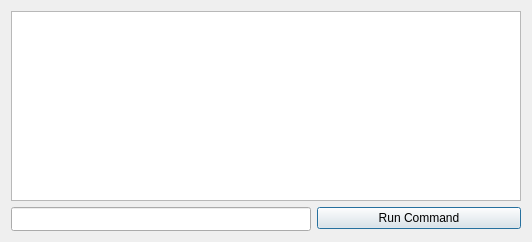
<?xml version="1.0" encoding="UTF-8"?>
<ui version="4.0">
 <class>GRICLI2</class>
 <widget class="QDialog" name="GRICLI2">
  <property name="geometry">
   <rect>
    <x>0</x>
    <y>0</y>
    <width>532</width>
    <height>242</height>
   </rect>
  </property>
  <property name="windowTitle">
   <string>Dialog</string>
  </property>
  <layout class="QFormLayout" name="formLayout">
   <item row="1" column="0">
    <widget class="QLineEdit" name="lineEdit">
     <property name="minimumSize">
      <size>
       <width>300</width>
       <height>24</height>
      </size>
     </property>
    </widget>
   </item>
   <item row="0" column="0" colspan="2">
    <widget class="QPlainTextEdit" name="plainTextEdit"/>
   </item>
   <item row="1" column="1">
    <widget class="QPushButton" name="runcmd">
     <property name="text">
      <string>Run Command</string>
     </property>
    </widget>
   </item>
  </layout>
 </widget>
 <resources/>
 <connections/>
</ui>
